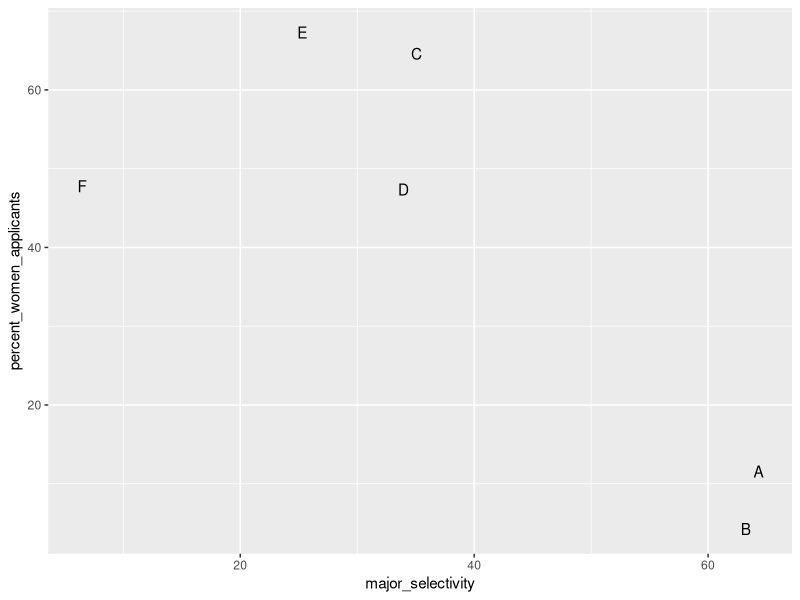
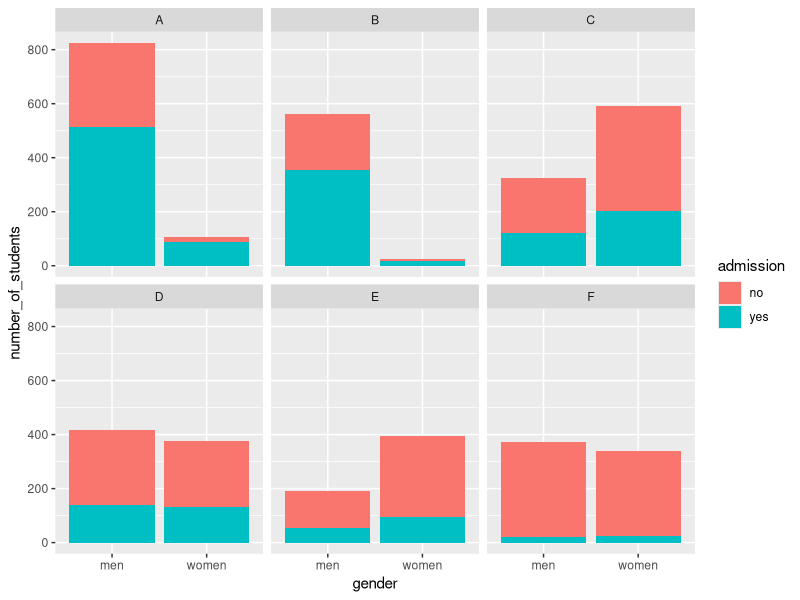
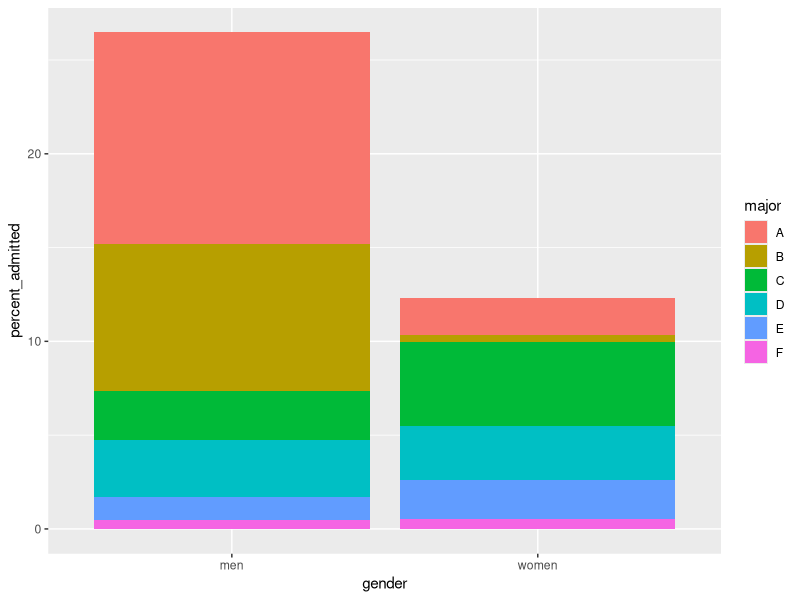
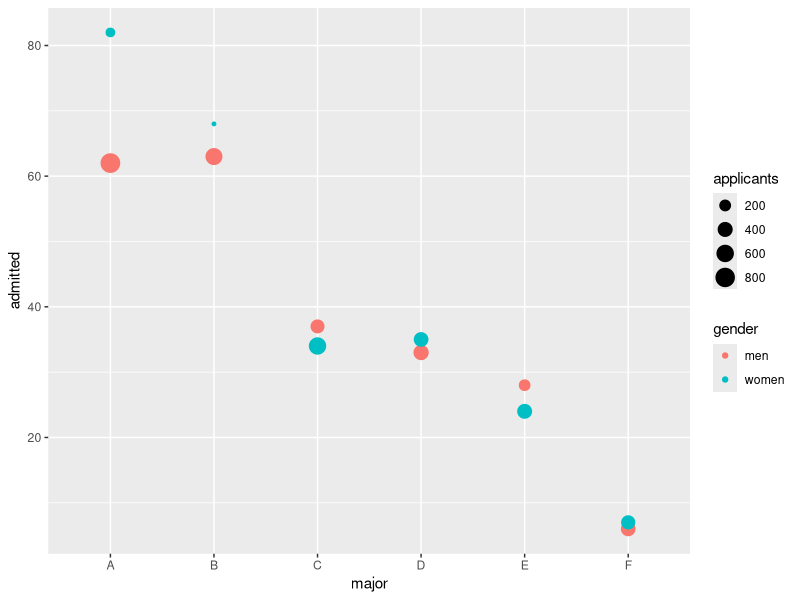

These figures' R source, in order:
library(tibble)
library(tidyverse)
library(broom)

# UC-Berkeley admission data
library(dslabs)
data(admissions)
admissions

# percent men and women accepted
admissions %>% group_by(gender) %>% 
  summarize(percentage = 
              round(sum(admitted*applicants)/sum(applicants),1))

# test whether gender and admission are independent
admissions %>% group_by(gender) %>% 
  summarize(total_admitted = round(sum(admitted / 100 * applicants)), 
            not_admitted = sum(applicants) - sum(total_admitted)) %>%
  select(-gender) %>% 
  do(tidy(chisq.test(.)))

# percent admissions by major
admissions %>% select(major, gender, admitted) %>%
  spread(gender, admitted) %>%
  mutate(women_minus_men = women - men)

# plot total percent admitted to major versus percent women applicants
admissions %>% 
  group_by(major) %>% 
  summarize(major_selectivity = sum(admitted * applicants) / sum(applicants),
            percent_women_applicants = sum(applicants * (gender=="women")) /
              sum(applicants) * 100) %>%
  ggplot(aes(major_selectivity, percent_women_applicants, label = major)) +
  geom_text()

# plot number of applicants admitted and not
admissions %>%
  mutate(yes = round(admitted/100*applicants), no = applicants - yes) %>%
  select(-applicants, -admitted) %>%
  gather(admission, number_of_students, -c("major", "gender")) %>%
  ggplot(aes(gender, number_of_students, fill = admission)) +
  geom_bar(stat = "identity", position = "stack") +
  facet_wrap(. ~ major)

admissions %>% 
  mutate(percent_admitted = admitted * applicants/sum(applicants)) %>%
  ggplot(aes(gender, y = percent_admitted, fill = major)) +
  geom_bar(stat = "identity", position = "stack")

# condition on major and then look at differences
admissions %>% ggplot(aes(major, admitted, col = gender, size = applicants)) + geom_point()

# average difference by major
admissions %>%  group_by(gender) %>% summarize(average = mean(admitted))
